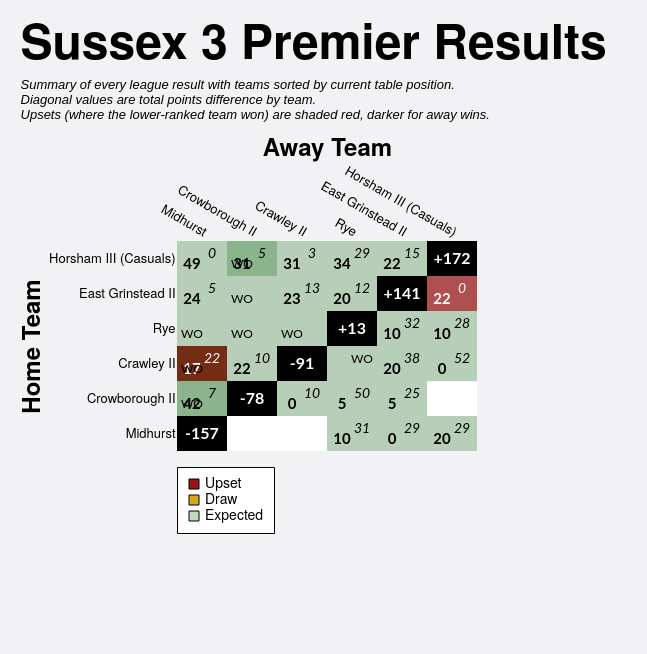

The specification (Vega-Lite) saved for this image:
### Vega-Lite specification from a JSON file in a GitHub repository (floating-point values rounded to 4 significant figures)
{"config": {"axis": {"labelFont": "PT Sans Narrow, Helvetica Neue, Helvetica, Arial, sans-serif", "titleFont": "PT Sans Narrow, Helvetica Neue, Helvetica, Arial, sans-serif", "labelFontSize": 13, "titleFontSize": 24, "gridColor": "#202947", "gridOpacity": 0.2, "zindex": 1}, "text": {"font": "Lato, sans-serif"}, "bar": {"cornerRadiusEnd": 5}, "header": {"labelFont": "PT Sans Narrow, Helvetica Neue, Helvetica, Arial, sans-serif", "titleFont": "PT Sans Narrow, Helvetica Neue, Helvetica, Arial, sans-serif", "labelFontSize": 24, "titleFontSize": 28, "labelFontWeight": "bold", "orient": "left"}, "legend": {"labelFont": "PT Sans Narrow, Helvetica Neue, Helvetica, Arial, sans-serif", "titleFont": "PT Sans Narrow, Helvetica Neue, Helvetica, Arial, sans-serif", "labelFontSize": 14, "titleFontSize": 16, "titlePadding": 5, "fillColor": "white", "strokeColor": "black", "padding": 10, "titleFontWeight": "lighter", "titleFontStyle": "italic", "titleColor": "gray", "offset": 10}, "title": {"font": "PT Sans Narrow, Helvetica Neue, Helvetica, Arial, sans-serif", "fontSize": 48, "fontWeight": "bold", "anchor": "start", "align": "center", "titlePadding": 20, "subtitlePadding": 10, "subtitleFontSize": 13, "subtitleColor": "", "subtitleFontStyle": "italic", "offset": 15, "color": "black"}, "axisX": {"labelAngle": 0}, "facet": {"title": null, "header": null, "align": {"row": "each", "column": "each"}}, "resolve": {"scale": {"y": "independent", "facet": "independent"}}, "background": "#f2f1f4", "scale": {"offsetBandPaddingOuter": 0.2, "offsetBandPaddingInner": 0.1}, "view": {"stroke": null}}, "layer": [{"data": {"name": "data-8764dce6b878215d67f8b3fd9065652d"}, "mark": {"type": "rect"}, "encoding": {"color": {"field": "unexpected_result", "legend": {"columns": 1, "direction": "horizontal", "labelExpr": "datum.value === 'Upset (Away Win)' ? 'Upset' : datum.value", "labelLimit": 220, "offset": 16, "orient": "bottom", "symbolStrokeColor": "black", "symbolStrokeWidth": 1, "values": ["Upset (Away Win)", "Draw", "Expected"]}, "scale": {"domain": ["Expected", "Upset (Home Win)", "Upset (Away Win)", "Draw", "To be played", "N/A"], "range": ["#146f1444", "#991515bb", "#991515", "goldenrod", "white", "black"]}, "title": null, "type": "nominal"}, "opacity": {"condition": {"test": "datum.home_team == param_16['home_team'] || datum.away_team == param_16['home_team'] || !isValid(param_16['home_team'])", "value": 1.0}, "value": 0.1}, "tooltip": [{"field": "home_team", "title": "Home", "type": "nominal"}, {"field": "away_team", "title": "Away", "type": "nominal"}, {"field": "home_score_text", "title": "Home Score", "type": "nominal"}, {"field": "away_score_text", "title": "Away Score", "type": "nominal"}, {"field": "result", "title": "Result", "type": "nominal"}, {"field": "unexpected_result", "title": "Unexpectedness", "type": "nominal"}, {"field": "date", "format": "%d %b %Y", "title": "Date", "type": "temporal"}], "x": {"axis": {"domain": false, "grid": false, "labelAngle": 30, "orient": "top", "ticks": false}, "field": "away_team", "sort": ["Midhurst", "Crowborough II", "Crawley II", "Rye", "East Grinstead II", "Horsham III (Casuals)"], "title": "Away Team", "type": "nominal"}, "y": {"axis": {"domain": false, "grid": false, "ticks": false}, "field": "home_team", "sort": ["Horsham III (Casuals)", "East Grinstead II", "Rye", "Crawley II", "Crowborough II", "Midhurst"], "title": "Home Team", "type": "nominal"}}, "name": "view_15"}, {"data": {"name": "data-8764dce6b878215d67f8b3fd9065652d"}, "mark": {"type": "text", "fontStyle": "italic", "size": 14, "xOffset": 10, "yOffset": -5}, "encoding": {"color": {"condition": {"test": "(datum.home_team == param_16['home_team'] || datum.away_team == param_16['home_team'] || !isValid(param_16['home_team'])) && datum.unexpected_result == 'Expected'", "value": "black"}, "value": "white"}, "text": {"field": "away_score_text", "type": "nominal"}, "x": {"field": "away_team", "sort": ["Midhurst", "Crowborough II", "Crawley II", "Rye", "East Grinstead II", "Horsham III (Casuals)"], "type": "nominal"}, "y": {"field": "home_team", "sort": ["Horsham III (Casuals)", "East Grinstead II", "Rye", "Crawley II", "Crowborough II", "Midhurst"], "type": "nominal"}}, "transform": [{"filter": "datum.away_score_text != '' && datum.away_score_text != 'WO'"}]}, {"data": {"name": "data-8764dce6b878215d67f8b3fd9065652d"}, "mark": {"type": "text", "size": 12, "xOffset": 10, "yOffset": -5}, "encoding": {"color": {"condition": {"test": "(datum.home_team == param_16['home_team'] || datum.away_team == param_16['home_team'] || !isValid(param_16['home_team'])) && datum.unexpected_result == 'Expected'", "value": "black"}, "value": "white"}, "text": {"field": "away_score_text", "type": "nominal"}, "x": {"field": "away_team", "sort": ["Midhurst", "Crowborough II", "Crawley II", "Rye", "East Grinstead II", "Horsham III (Casuals)"], "type": "nominal"}, "y": {"field": "home_team", "sort": ["Horsham III (Casuals)", "East Grinstead II", "Rye", "Crawley II", "Crowborough II", "Midhurst"], "type": "nominal"}}, "transform": [{"filter": "datum.away_score_text == 'WO'"}]}, {"data": {"name": "data-8764dce6b878215d67f8b3fd9065652d"}, "mark": {"type": "text", "fontWeight": "bold", "size": 15, "xOffset": -10, "yOffset": 5}, "encoding": {"color": {"condition": {"test": "(datum.home_team == param_16['home_team'] || datum.away_team == param_16['home_team'] || !isValid(param_16['home_team'])) && datum.unexpected_result == 'Expected'", "value": "black"}, "value": "white"}, "text": {"field": "home_score_text", "type": "nominal"}, "x": {"field": "away_team", "sort": ["Midhurst", "Crowborough II", "Crawley II", "Rye", "East Grinstead II", "Horsham III (Casuals)"], "type": "nominal"}, "y": {"field": "home_team", "sort": ["Horsham III (Casuals)", "East Grinstead II", "Rye", "Crawley II", "Crowborough II", "Midhurst"], "type": "nominal"}}, "transform": [{"filter": "datum.home_score_text != '' && datum.home_score_text != 'WO'"}]}, {"data": {"name": "data-8764dce6b878215d67f8b3fd9065652d"}, "mark": {"type": "text", "size": 12, "xOffset": -10, "yOffset": 5}, "encoding": {"color": {"condition": {"test": "(datum.home_team == param_16['home_team'] || datum.away_team == param_16['home_team'] || !isValid(param_16['home_team'])) && datum.unexpected_result == 'Expected'", "value": "black"}, "value": "white"}, "text": {"field": "home_score_text", "type": "nominal"}, "x": {"field": "away_team", "sort": ["Midhurst", "Crowborough II", "Crawley II", "Rye", "East Grinstead II", "Horsham III (Casuals)"], "type": "nominal"}, "y": {"field": "home_team", "sort": ["Horsham III (Casuals)", "East Grinstead II", "Rye", "Crawley II", "Crowborough II", "Midhurst"], "type": "nominal"}}, "transform": [{"filter": "datum.home_score_text == 'WO'"}]}, {"data": {"name": "data-99997583bae8392bf271f2a6b991e258"}, "mark": {"type": "text", "color": "white", "fontWeight": "bold", "size": 16}, "encoding": {"text": {"field": "display_text", "type": "nominal"}, "tooltip": [{"field": "home_team", "title": "Team", "type": "nominal"}, {"field": "display_text", "title": "Points Difference", "type": "nominal"}], "x": {"field": "away_team", "sort": ["Midhurst", "Crowborough II", "Crawley II", "Rye", "East Grinstead II", "Horsham III (Casuals)"], "type": "nominal"}, "y": {"field": "home_team", "sort": ["Horsham III (Casuals)", "East Grinstead II", "Rye", "Crawley II", "Crowborough II", "Midhurst"], "type": "nominal"}}}], "height": {"step": 35}, "padding": {"left": 20, "top": 20, "right": 40, "bottom": 120}, "params": [{"name": "param_16", "select": {"type": "point", "clear": "dblclick", "fields": ["home_team"], "on": "click"}, "value": null, "views": ["view_15"]}], "title": {"text": "Sussex 3 Premier Results", "subtitle": ["Summary of every league result with teams sorted by current table position.", "Diagonal values are total points difference by team.", "Upsets (where the lower-ranked team won) are shaded red, darker for away wins."]}, "width": {"step": 50}, "$schema": "https://vega.github.io/schema/vega-lite/v5.20.1.json", "datasets": {"data-8764dce6b878215d67f8b3fd9065652d": [{"home_team": "Crawley II", "away_team": "Crawley II", "match_id": null, "date": "", "home_score": null, "away_score": null, "home_walkover": null, "away_walkover": null, "result": "N/A", "home_score_text": "", "away_score_text": "", "wo_result": "", "score_text": "", "display_text": "-91", "is_diagonal": true, "result_simple": "N/A", "unexpected_result": "N/A", "unexpected_opacity": 1.0}, {"home_team": "Crawley II", "away_team": "Crowborough II", "match_id": "952685", "date": "2022-01-22T00:00:00", "home_score": 22, "away_score": 10, "home_walkover": false, "away_walkover": false, "result": "Home Win", "home_score_text": "22", "away_score_text": "10", "wo_result": "", "score_text": "22-10", "display_text": "22-10", "is_diagonal": false, "result_simple": "Home Win", "unexpected_result": "Expected", "unexpected_opacity": 0.25}, {"home_team": "Crawley II", "away_team": "East Grinstead II", "match_id": "952701", "date": "2022-03-26T00:00:00", "home_score": 20, "away_score": 38, "home_walkover": false, "away_walkover": false, "result": "Away Win", "home_score_text": "20", "away_score_text": "38", "wo_result": "", "score_text": "20-38", "display_text": "20-38", "is_diagonal": false, "result_simple": "Away Win", "unexpected_result": "Expected", "unexpected_opacity": 0.25}, {"home_team": "Crawley II", "away_team": "Horsham III (Casuals)", "match_id": "952691", "date": "2022-02-12T00:00:00", "home_score": 0, "away_score": 52, "home_walkover": false, "away_walkover": false, "result": "Away Win", "home_score_text": "0", "away_score_text": "52", "wo_result": "", "score_text": "0-52", "display_text": "0-52", "is_diagonal": false, "result_simple": "Away Win", "unexpected_result": "Expected", "unexpected_opacity": 0.25}, {"home_team": "Crawley II", "away_team": "Midhurst", "match_id": "957345", "date": "2022-02-19T00:00:00", "home_score": 17, "away_score": 22, "home_walkover": false, "away_walkover": false, "result": "Away Win (LBP)", "home_score_text": "17", "away_score_text": "22", "wo_result": "", "score_text": "17-22", "display_text": "17-22", "is_diagonal": false, "result_simple": "Away Win", "unexpected_result": "Upset (Away Win)", "unexpected_opacity": 1.0}, {"home_team": "Crawley II", "away_team": "Midhurst", "match_id": "952681", "date": "2022-01-15T00:00:00", "home_score": null, "away_score": null, "home_walkover": true, "away_walkover": false, "result": "Home Win", "home_score_text": "WO", "away_score_text": "", "wo_result": "HWO", "score_text": "WO", "display_text": "WO", "is_diagonal": false, "result_simple": "Home Win", "unexpected_result": "Expected", "unexpected_opacity": 0.25}, {"home_team": "Crawley II", "away_team": "Rye", "match_id": "952676", "date": "2021-12-11T00:00:00", "home_score": null, "away_score": null, "home_walkover": false, "away_walkover": true, "result": "Away Win", "home_score_text": "", "away_score_text": "WO", "wo_result": "AWO", "score_text": "WO", "display_text": "WO", "is_diagonal": false, "result_simple": "Away Win", "unexpected_result": "Expected", "unexpected_opacity": 0.25}, {"home_team": "Crowborough II", "away_team": "Crawley II", "match_id": "952697", "date": "2022-03-05T00:00:00", "home_score": 0, "away_score": 10, "home_walkover": false, "away_walkover": false, "result": "Away Win", "home_score_text": "0", "away_score_text": "10", "wo_result": "", "score_text": "0-10", "display_text": "0-10", "is_diagonal": false, "result_simple": "Away Win", "unexpected_result": "Expected", "unexpected_opacity": 0.25}, {"home_team": "Crowborough II", "away_team": "Crowborough II", "match_id": null, "date": "", "home_score": null, "away_score": null, "home_walkover": null, "away_walkover": null, "result": "N/A", "home_score_text": "", "away_score_text": "", "wo_result": "", "score_text": "", "display_text": "-78", "is_diagonal": true, "result_simple": "N/A", "unexpected_result": "N/A", "unexpected_opacity": 1.0}, {"home_team": "Crowborough II", "away_team": "East Grinstead II", "match_id": "952677", "date": "2021-12-11T00:00:00", "home_score": 5, "away_score": 25, "home_walkover": false, "away_walkover": false, "result": "Away Win", "home_score_text": "5", "away_score_text": "25", "wo_result": "", "score_text": "5-25", "display_text": "5-25", "is_diagonal": false, "result_simple": "Away Win", "unexpected_result": "Expected", "unexpected_opacity": 0.25}, {"home_team": "Crowborough II", "away_team": "Horsham III (Casuals)", "match_id": null, "date": "", "home_score": null, "away_score": null, "home_walkover": null, "away_walkover": null, "result": "To be played", "home_score_text": "", "away_score_text": "", "wo_result": "", "score_text": "", "display_text": "", "is_diagonal": false, "result_simple": "To be played", "unexpected_result": "To be played", "unexpected_opacity": 1.0}, {"home_team": "Crowborough II", "away_team": "Midhurst", "match_id": "957845", "date": "2022-03-26T00:00:00", "home_score": 42, "away_score": 7, "home_walkover": false, "away_walkover": false, "result": "Home Win", "home_score_text": "42", "away_score_text": "7", "wo_result": "", "score_text": "42-7", "display_text": "42-7", "is_diagonal": false, "result_simple": "Home Win", "unexpected_result": "Expected", "unexpected_opacity": 0.25}, {"home_team": "Crowborough II", "away_team": "Midhurst", "match_id": "952687", "date": "2022-01-29T00:00:00", "home_score": null, "away_score": null, "home_walkover": true, "away_walkover": false, "result": "Home Win", "home_score_text": "WO", "away_score_text": "", "wo_result": "HWO", "score_text": "WO", "display_text": "WO", "is_diagonal": false, "result_simple": "Home Win", "unexpected_result": "Expected", "unexpected_opacity": 0.25}, {"home_team": "Crowborough II", "away_team": "Rye", "match_id": "952690", "date": "2022-02-12T00:00:00", "home_score": 5, "away_score": 50, "home_walkover": false, "away_walkover": false, "result": "Away Win", "home_score_text": "5", "away_score_text": "50", "wo_result": "", "score_text": "5-50", "display_text": "5-50", "is_diagonal": false, "result_simple": "Away Win", "unexpected_result": "Expected", "unexpected_opacity": 0.25}, {"home_team": "East Grinstead II", "away_team": "Crawley II", "match_id": "952688", "date": "2022-01-29T00:00:00", "home_score": 23, "away_score": 13, "home_walkover": false, "away_walkover": false, "result": "Home Win", "home_score_text": "23", "away_score_text": "13", "wo_result": "", "score_text": "23-13", "display_text": "23-13", "is_diagonal": false, "result_simple": "Home Win", "unexpected_result": "Expected", "unexpected_opacity": 0.25}, {"home_team": "East Grinstead II", "away_team": "Crowborough II", "match_id": "952704", "date": "2022-04-02T00:00:00", "home_score": null, "away_score": null, "home_walkover": true, "away_walkover": false, "result": "Home Win", "home_score_text": "WO", "away_score_text": "", "wo_result": "HWO", "score_text": "WO", "display_text": "WO", "is_diagonal": false, "result_simple": "Home Win", "unexpected_result": "Expected", "unexpected_opacity": 0.25}, {"home_team": "East Grinstead II", "away_team": "East Grinstead II", "match_id": null, "date": "", "home_score": null, "away_score": null, "home_walkover": null, "away_walkover": null, "result": "N/A", "home_score_text": "", "away_score_text": "", "wo_result": "", "score_text": "", "display_text": "+141", "is_diagonal": true, "result_simple": "N/A", "unexpected_result": "N/A", "unexpected_opacity": 1.0}, {"home_team": "East Grinstead II", "away_team": "Horsham III (Casuals)", "match_id": "952698", "date": "2022-03-05T00:00:00", "home_score": 22, "away_score": 0, "home_walkover": false, "away_walkover": false, "result": "Home Win", "home_score_text": "22", "away_score_text": "0", "wo_result": "", "score_text": "22-0", "display_text": "22-0", "is_diagonal": false, "result_simple": "Home Win", "unexpected_result": "Upset (Home Win)", "unexpected_opacity": 0.75}, {"home_team": "East Grinstead II", "away_team": "Midhurst", "match_id": "952692", "date": "2022-02-12T00:00:00", "home_score": 24, "away_score": 5, "home_walkover": false, "away_walkover": false, "result": "Home Win", "home_score_text": "24", "away_score_text": "5", "wo_result": "", "score_text": "24-5", "display_text": "24-5", "is_diagonal": false, "result_simple": "Home Win", "unexpected_result": "Expected", "unexpected_opacity": 0.25}, {"home_team": "East Grinstead II", "away_team": "Rye", "match_id": "952683", "date": "2022-01-15T00:00:00", "home_score": 20, "away_score": 12, "home_walkover": false, "away_walkover": false, "result": "Home Win", "home_score_text": "20", "away_score_text": "12", "wo_result": "", "score_text": "20-12", "display_text": "20-12", "is_diagonal": false, "result_simple": "Home Win", "unexpected_result": "Expected", "unexpected_opacity": 0.25}, {"home_team": "Horsham III (Casuals)", "away_team": "Crawley II", "match_id": "952678", "date": "2021-12-18T00:00:00", "home_score": 31, "away_score": 3, "home_walkover": false, "away_walkover": false, "result": "Home Win", "home_score_text": "31", "away_score_text": "3", "wo_result": "", "score_text": "31-3", "display_text": "31-3", "is_diagonal": false, "result_simple": "Home Win", "unexpected_result": "Expected", "unexpected_opacity": 0.25}, {"home_team": "Horsham III (Casuals)", "away_team": "Crowborough II", "match_id": "957346", "date": "2022-02-19T00:00:00", "home_score": 31, "away_score": 5, "home_walkover": false, "away_walkover": false, "result": "Home Win", "home_score_text": "31", "away_score_text": "5", "wo_result": "", "score_text": "31-5", "display_text": "31-5", "is_diagonal": false, "result_simple": "Home Win", "unexpected_result": "Expected", "unexpected_opacity": 0.25}, {"home_team": "Horsham III (Casuals)", "away_team": "Crowborough II", "match_id": "953050", "date": "2022-01-15T00:00:00", "home_score": null, "away_score": null, "home_walkover": true, "away_walkover": false, "result": "Home Win", "home_score_text": "WO", "away_score_text": "", "wo_result": "HWO", "score_text": "WO", "display_text": "WO", "is_diagonal": false, "result_simple": "Home Win", "unexpected_result": "Expected", "unexpected_opacity": 0.25}, {"home_team": "Horsham III (Casuals)", "away_team": "East Grinstead II", "match_id": "952684", "date": "2022-01-22T00:00:00", "home_score": 22, "away_score": 15, "home_walkover": false, "away_walkover": false, "result": "Home Win (LBP)", "home_score_text": "22", "away_score_text": "15", "wo_result": "", "score_text": "22-15", "display_text": "22-15", "is_diagonal": false, "result_simple": "Home Win", "unexpected_result": "Expected", "unexpected_opacity": 0.25}, {"home_team": "Horsham III (Casuals)", "away_team": "Horsham III (Casuals)", "match_id": null, "date": "", "home_score": null, "away_score": null, "home_walkover": null, "away_walkover": null, "result": "N/A", "home_score_text": "", "away_score_text": "", "wo_result": "", "score_text": "", "display_text": "+172", "is_diagonal": true, "result_simple": "N/A", "unexpected_result": "N/A", "unexpected_opacity": 1.0}, {"home_team": "Horsham III (Casuals)", "away_team": "Midhurst", "match_id": "952675", "date": "2021-12-11T00:00:00", "home_score": 49, "away_score": 0, "home_walkover": false, "away_walkover": false, "result": "Home Win", "home_score_text": "49", "away_score_text": "0", "wo_result": "", "score_text": "49-0", "display_text": "49-0", "is_diagonal": false, "result_simple": "Home Win", "unexpected_result": "Expected", "unexpected_opacity": 0.25}, {"home_team": "Horsham III (Casuals)", "away_team": "Rye", "match_id": "952700", "date": "2022-03-19T00:00:00", "home_score": 34, "away_score": 29, "home_walkover": false, "away_walkover": false, "result": "Home Win (LBP)", "home_score_text": "34", "away_score_text": "29", "wo_result": "", "score_text": "34-29", "display_text": "34-29", "is_diagonal": false, "result_simple": "Home Win", "unexpected_result": "Expected", "unexpected_opacity": 0.25}, {"home_team": "Midhurst", "away_team": "Crawley II", "match_id": null, "date": "", "home_score": null, "away_score": null, "home_walkover": null, "away_walkover": null, "result": "To be played", "home_score_text": "", "away_score_text": "", "wo_result": "", "score_text": "", "display_text": "", "is_diagonal": false, "result_simple": "To be played", "unexpected_result": "To be played", "unexpected_opacity": 1.0}, {"home_team": "Midhurst", "away_team": "Crowborough II", "match_id": null, "date": "", "home_score": null, "away_score": null, "home_walkover": null, "away_walkover": null, "result": "To be played", "home_score_text": "", "away_score_text": "", "wo_result": "", "score_text": "", "display_text": "", "is_diagonal": false, "result_simple": "To be played", "unexpected_result": "To be played", "unexpected_opacity": 1.0}, {"home_team": "Midhurst", "away_team": "East Grinstead II", "match_id": "955168", "date": "2022-01-08T00:00:00", "home_score": 0, "away_score": 29, "home_walkover": false, "away_walkover": false, "result": "Away Win", "home_score_text": "0", "away_score_text": "29", "wo_result": "", "score_text": "0-29", "display_text": "0-29", "is_diagonal": false, "result_simple": "Away Win", "unexpected_result": "Expected", "unexpected_opacity": 0.25}, {"home_team": "Midhurst", "away_team": "Horsham III (Casuals)", "match_id": "952702", "date": "2022-04-02T00:00:00", "home_score": 20, "away_score": 29, "home_walkover": false, "away_walkover": false, "result": "Away Win", "home_score_text": "20", "away_score_text": "29", "wo_result": "", "score_text": "20-29", "display_text": "20-29", "is_diagonal": false, "result_simple": "Away Win", "unexpected_result": "Expected", "unexpected_opacity": 0.25}, {"home_team": "Midhurst", "away_team": "Midhurst", "match_id": null, "date": "", "home_score": null, "away_score": null, "home_walkover": null, "away_walkover": null, "result": "N/A", "home_score_text": "", "away_score_text": "", "wo_result": "", "score_text": "", "display_text": "-157", "is_diagonal": true, "result_simple": "N/A", "unexpected_result": "N/A", "unexpected_opacity": 1.0}, {"home_team": "Midhurst", "away_team": "Rye", "match_id": "952686", "date": "2022-01-22T00:00:00", "home_score": 10, "away_score": 31, "home_walkover": false, "away_walkover": false, "result": "Away Win", "home_score_text": "10", "away_score_text": "31", "wo_result": "", "score_text": "10-31", "display_text": "10-31", "is_diagonal": false, "result_simple": "Away Win", "unexpected_result": "Expected", "unexpected_opacity": 0.25}, {"home_team": "Rye", "away_team": "Crawley II", "match_id": "952703", "date": "2022-04-02T00:00:00", "home_score": null, "away_score": null, "home_walkover": true, "away_walkover": false, "result": "Home Win", "home_score_text": "WO", "away_score_text": "", "wo_result": "HWO", "score_text": "WO", "display_text": "WO", "is_diagonal": false, "result_simple": "Home Win", "unexpected_result": "Expected", "unexpected_opacity": 0.25}, {"home_team": "Rye", "away_team": "Crowborough II", "match_id": "955082", "date": "2022-02-05T00:00:00", "home_score": null, "away_score": null, "home_walkover": true, "away_walkover": false, "result": "Home Win", "home_score_text": "WO", "away_score_text": "", "wo_result": "HWO", "score_text": "WO", "display_text": "WO", "is_diagonal": false, "result_simple": "Home Win", "unexpected_result": "Expected", "unexpected_opacity": 0.25}, {"home_team": "Rye", "away_team": "East Grinstead II", "match_id": "959356", "date": "2022-03-12T00:00:00", "home_score": 10, "away_score": 32, "home_walkover": false, "away_walkover": false, "result": "Away Win", "home_score_text": "10", "away_score_text": "32", "wo_result": "", "score_text": "10-32", "display_text": "10-32", "is_diagonal": false, "result_simple": "Away Win", "unexpected_result": "Expected", "unexpected_opacity": 0.25}, {"home_team": "Rye", "away_team": "Horsham III (Casuals)", "match_id": "952689", "date": "2022-01-29T00:00:00", "home_score": 10, "away_score": 28, "home_walkover": false, "away_walkover": false, "result": "Away Win", "home_score_text": "10", "away_score_text": "28", "wo_result": "", "score_text": "10-28", "display_text": "10-28", "is_diagonal": false, "result_simple": "Away Win", "unexpected_result": "Expected", "unexpected_opacity": 0.25}, {"home_team": "Rye", "away_team": "Midhurst", "match_id": "952696", "date": "2022-03-05T00:00:00", "home_score": null, "away_score": null, "home_walkover": true, "away_walkover": false, "result": "Home Win", "home_score_text": "WO", "away_score_text": "", "wo_result": "HWO", "score_text": "WO", "display_text": "WO", "is_diagonal": false, "result_simple": "Home Win", "unexpected_result": "Expected", "unexpected_opacity": 0.25}, {"home_team": "Rye", "away_team": "Rye", "match_id": null, "date": "", "home_score": null, "away_score": null, "home_walkover": null, "away_walkover": null, "result": "N/A", "home_score_text": "", "away_score_text": "", "wo_result": "", "score_text": "", "display_text": "+13", "is_diagonal": true, "result_simple": "N/A", "unexpected_result": "N/A", "unexpected_opacity": 1.0}], "data-99997583bae8392bf271f2a6b991e258": [{"home_team": "Crawley II", "away_team": "Crawley II", "match_id": null, "date": "", "home_score": null, "away_score": null, "home_walkover": null, "away_walkover": null, "result": "N/A", "home_score_text": "", "away_score_text": "", "wo_result": "", "score_text": "", "display_text": "-91", "is_diagonal": true, "result_simple": "N/A", "unexpected_result": "N/A", "unexpected_opacity": 1.0}, {"home_team": "Crowborough II", "away_team": "Crowborough II", "match_id": null, "date": "", "home_score": null, "away_score": null, "home_walkover": null, "away_walkover": null, "result": "N/A", "home_score_text": "", "away_score_text": "", "wo_result": "", "score_text": "", "display_text": "-78", "is_diagonal": true, "result_simple": "N/A", "unexpected_result": "N/A", "unexpected_opacity": 1.0}, {"home_team": "East Grinstead II", "away_team": "East Grinstead II", "match_id": null, "date": "", "home_score": null, "away_score": null, "home_walkover": null, "away_walkover": null, "result": "N/A", "home_score_text": "", "away_score_text": "", "wo_result": "", "score_text": "", "display_text": "+141", "is_diagonal": true, "result_simple": "N/A", "unexpected_result": "N/A", "unexpected_opacity": 1.0}, {"home_team": "Horsham III (Casuals)", "away_team": "Horsham III (Casuals)", "match_id": null, "date": "", "home_score": null, "away_score": null, "home_walkover": null, "away_walkover": null, "result": "N/A", "home_score_text": "", "away_score_text": "", "wo_result": "", "score_text": "", "display_text": "+172", "is_diagonal": true, "result_simple": "N/A", "unexpected_result": "N/A", "unexpected_opacity": 1.0}, {"home_team": "Midhurst", "away_team": "Midhurst", "match_id": null, "date": "", "home_score": null, "away_score": null, "home_walkover": null, "away_walkover": null, "result": "N/A", "home_score_text": "", "away_score_text": "", "wo_result": "", "score_text": "", "display_text": "-157", "is_diagonal": true, "result_simple": "N/A", "unexpected_result": "N/A", "unexpected_opacity": 1.0}, {"home_team": "Rye", "away_team": "Rye", "match_id": null, "date": "", "home_score": null, "away_score": null, "home_walkover": null, "away_walkover": null, "result": "N/A", "home_score_text": "", "away_score_text": "", "wo_result": "", "score_text": "", "display_text": "+13", "is_diagonal": true, "result_simple": "N/A", "unexpected_result": "N/A", "unexpected_opacity": 1.0}]}}
